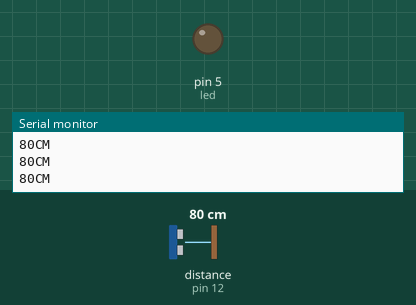
A sketch run on a simulated Arduino Uno, built with avr-gcc and run on an emulated ATmega328P. On the bench: output pins drawn as LEDs (lit = HIGH), the last lines printed to the serial monitor. Wiring (inferred from the names in the program): ultrasonic range finder: trigger pin 13; echo pin 12. Inputs (shaded band) come from the test bench; at power-on: distance to the obstacle (sensor on pin 12) 80 cm. The echo pulse lasts 58.3 µs per cm; pins used as bus, display or sensor lines are not drawn.

Above: at 1.2 s.
1.3 s: distance to the obstacle (sensor on pin 12) set to 46 cm
2.8 s: distance to the obstacle (sensor on pin 12) set to 37 cm
At 3.5 s:
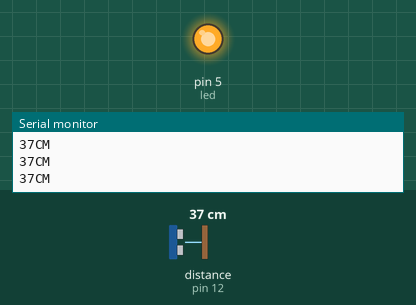
4.3 s: distance to the obstacle (sensor on pin 12) set to 60 cm
At 4.6 s:
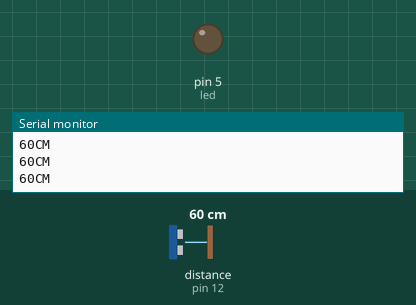
5.8 s: distance to the obstacle (sensor on pin 12) set to 4 cm
At 7.0 s:
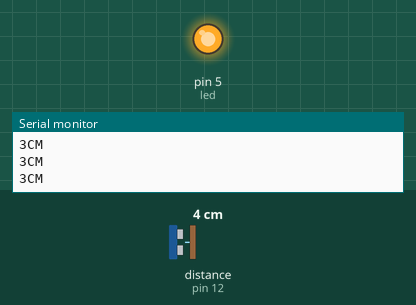
Timing chart, 0 to 8.3 s (numbered marks = the images above; inputs shaded):
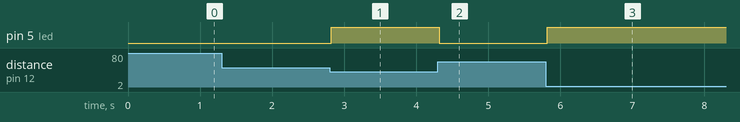

Measured:
- the behaviour switches between 41 and 40 cm on distance to the obstacle (sensor on pin 12) (found by bisection; images 0 and 1)
- after the input at 2.8 s, pin 5 (led): LOW → HIGH at once
- after the input at 4.3 s, pin 5 (led): HIGH → LOW at once
- after the input at 5.8 s, pin 5 (led): LOW → HIGH at once

The sketch:

led_ultrasonic.ino
```cpp
//Ultrasonic Sensor using one led   if distance is below 10 cm , led  is on otherwise led off
int trigPin = 13;
int echoPin = 12;
int led = 5;

void setup() {
  Serial.begin(9600);
   pinMode(led, OUTPUT);
   pinMode(trigPin, OUTPUT);
  pinMode(echoPin, INPUT);
                                                       //   put your setup code here, to run once:
}
void loop() {
  long duration, distance;
  digitalWrite(trigPin,HIGH);
  delayMicroseconds(1000);
  digitalWrite(trigPin, LOW);
 duration=pulseIn(echoPin, HIGH);
  distance =(duration/2)/29.1;
  Serial.print(distance);
 Serial.println("CM");
  delay(10);


if((distance<=40))
  {
    digitalWrite(led, HIGH);
}
   else if(distance>40)
 {
     digitalWrite(led, LOW);
   }
}
```
